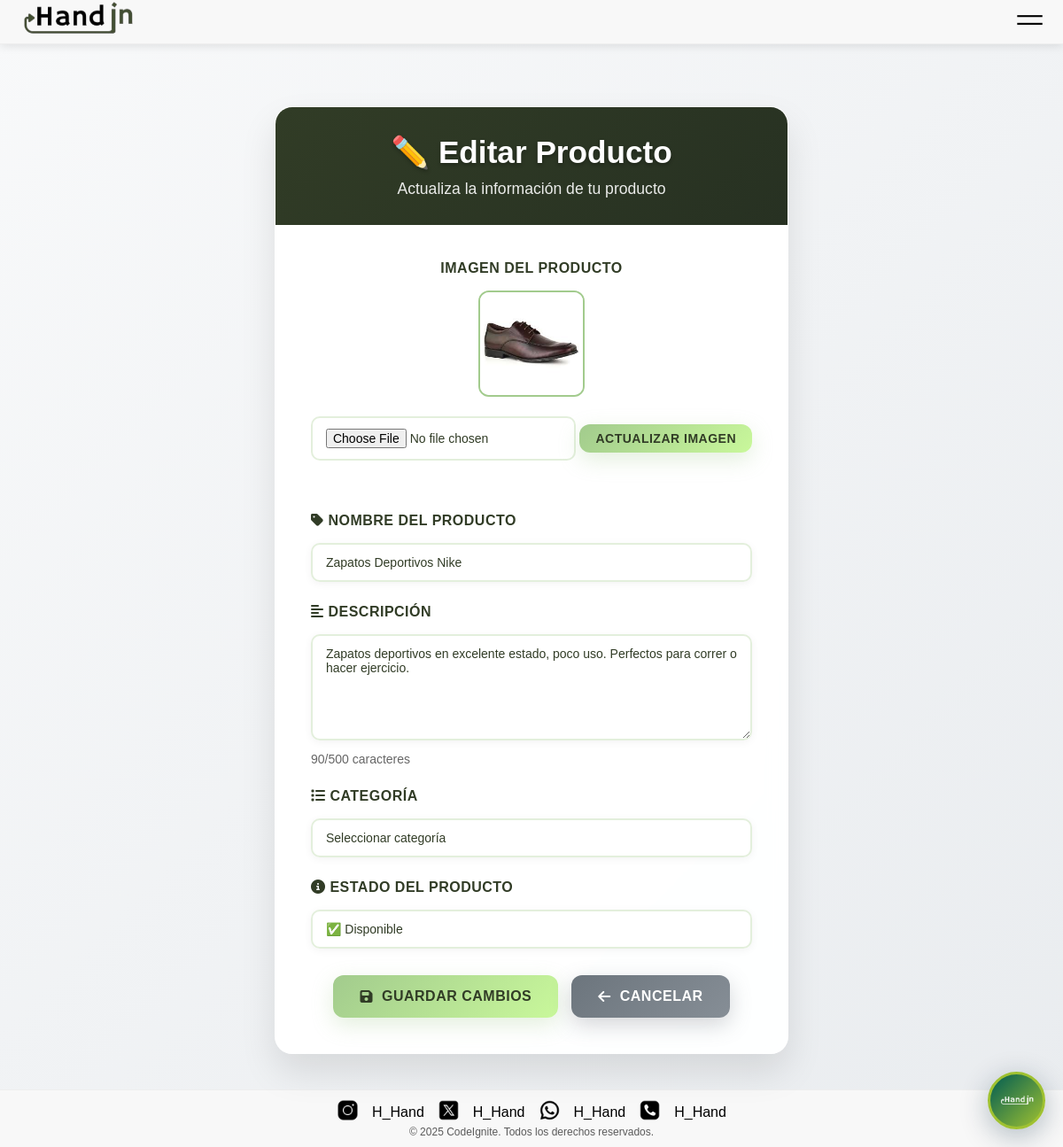
/editar-producto.php?id=1 (signed in), run on an earlier commit of the app's database.
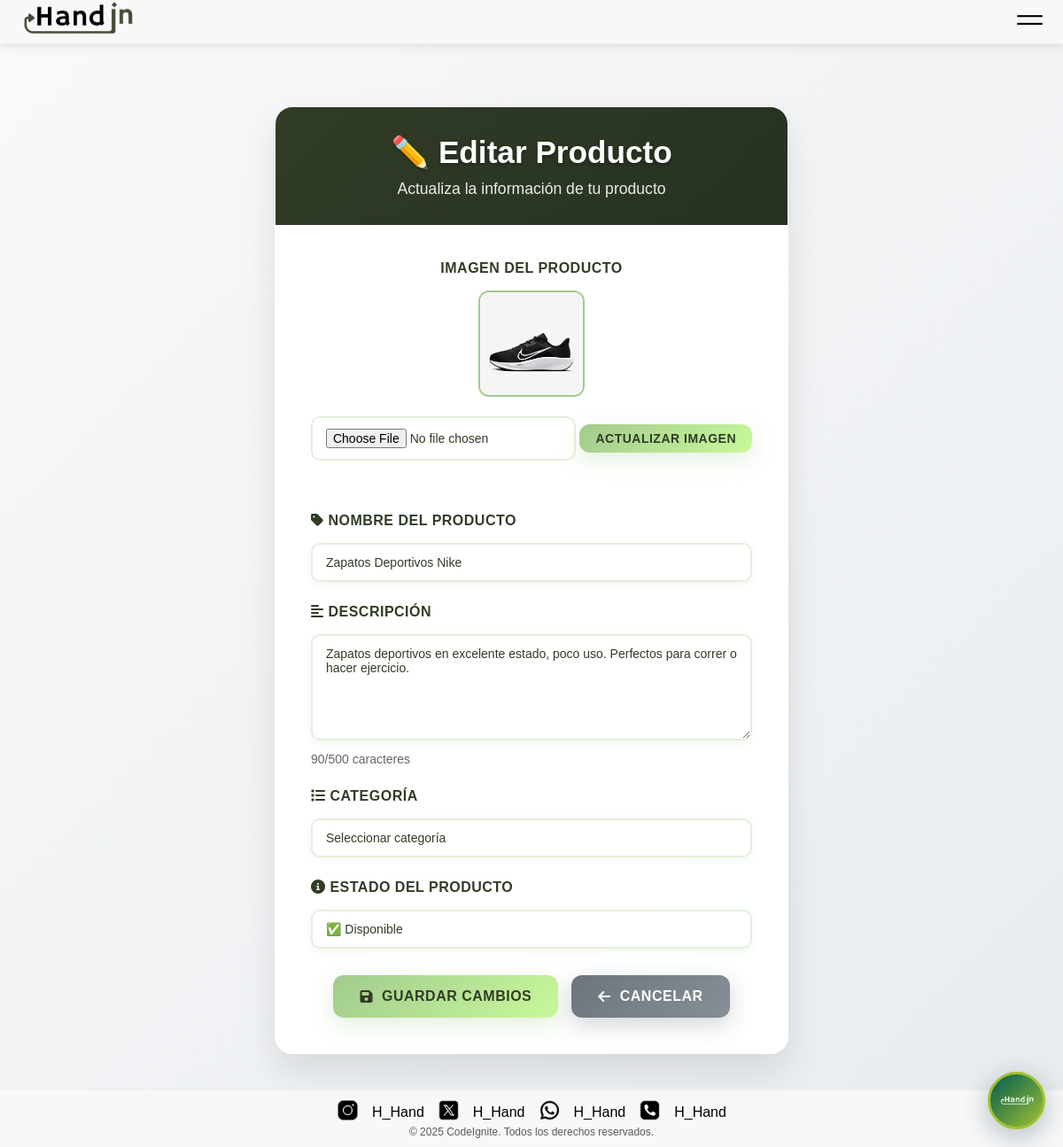
And on a later commit of the database.
### tables this page shows
CREATE TABLE IF NOT EXISTS `productos` (
  `id` int NOT NULL AUTO_INCREMENT,
  `user_id` int NOT NULL,
  `nombre` varchar(100) NOT NULL,
  `descripcion` text,
  `imagen` varchar(255) NOT NULL,
  `categoria` varchar(50) DEFAULT NULL,
  `estado` enum('disponible','intercambiado','reservado') DEFAULT 'disponible',
  `ubicacion_lat` decimal(10,8) DEFAULT NULL,
  `ubicacion_lng` decimal(11,8) DEFAULT NULL,
  `ubicacion_nombre` varchar(255) DEFAULT NULL,
  `created_at` timestamp NULL DEFAULT CURRENT_TIMESTAMP,
  `updated_at` timestamp NULL DEFAULT CURRENT_TIMESTAMP ON UPDATE CURRENT_TIMESTAMP,
  PRIMARY KEY (`id`),
  KEY `user_id` (`user_id`)
);

### editar-producto.php (the view, shortened to what this page needs)
<?php
$producto_id = isset($_GET['id']) ? (int)$_GET['id'] : 0;
$pdo = getConnection();
$stmt = $pdo->prepare("SELECT * FROM productos WHERE id = ? AND user_id = ?");
$stmt->execute([$producto_id, $_SESSION['user_id']]);
$producto = $stmt->fetch(PDO::FETCH_ASSOC);
include 'includes/header.php';
?>
<div class="edit-product-container">
    <div class="edit-product-card">
        <div class="card-header">
            <h1>✏️ Editar Producto</h1>
            <p>Actualiza la información de tu producto</p>
        </div>
        <div class="card-body">
            <div class="form-group" style="text-align:center;">
                <label style="display:block; font-weight:600; margin-bottom:8px;">Imagen del producto</label>
                <div style="margin-bottom:10px;">
                    <img id="producto-img-preview" src="<?php echo !empty($producto['imagen']) ? htmlspecialchars($producto['imagen']) : 'img/productos/default.png'; ?>" alt="Imagen del producto" style="width:120px; height:120px; object-fit:cover; border-radius:12px; border:2px solid #A2CB8D; background:#f8f8f8;">
                </div>
                <form id="form-img-producto" enctype="multipart/form-data" style="display:inline-block;">
                    <input type="file" name="imagen" id="input-img-producto" accept="image/*" style="margin-bottom:8px;">
                    <button type="submit" class="btn btn-primary" style="min-width:unset; padding:8px 18px; font-size:14px;">Actualizar Imagen</button>
                </form>
            </div>
            <form method="POST" action="">
                <div class="form-group">
                    <label for="nombre">
                        <i class="fas fa-tag"></i> Nombre del Producto
                    </label>
                    <input type="text"
                           id="nombre"
                           name="nombre"
                           class="form-control"
                           value="<?php echo htmlspecialchars($producto['nombre']); ?>"
                           required
                           maxlength="100">
                </div>
                <div class="form-group">
                    <label for="descripcion">
                        <i class="fas fa-align-left"></i> Descripción
                    </label>
                    <textarea id="descripcion"
                              name="descripcion"
                              class="form-control"
                              required
                              maxlength="500"
                              placeholder="Describe tu producto en detalle..."><?php echo htmlspecialchars($producto['descripcion']); ?></textarea>
                </div>
                <div class="form-group">
                    <label for="categoria">
                        <i class="fas fa-list"></i> Categoría
                    </label>
                    <select id="categoria" name="categoria" class="form-control form-select">
                        <option value="">Seleccionar categoría</option>
                    </select>
                </div>
                <div class="form-group">
                    <label for="estado">
                        <i class="fas fa-info-circle"></i> Estado del Producto
                    </label>
                    <select id="estado" name="estado" class="form-control form-select" required>
                        <option value="disponible" <?php echo $producto['estado'] === 'disponible' ? 'selected' : ''; ?>>✅ Disponible</option>
                    </select>
                </div>
                <div class="btn-group">
                    <button type="submit" class="btn btn-primary">
                        <i class="fas fa-save"></i> Guardar Cambios
                    </button>
                    <a href="mis-productos.php" class="btn btn-secondary">
                        <i class="fas fa-arrow-left"></i> Cancelar
                    </a>
                </div>
            </form>
        </div>
    </div>
</div>
<?php include 'includes/footer.php'; ?>

What changed in the data, as far as the page shows it:
changed productos "Zapatos Deportivos Nike": imagen: a different picture
